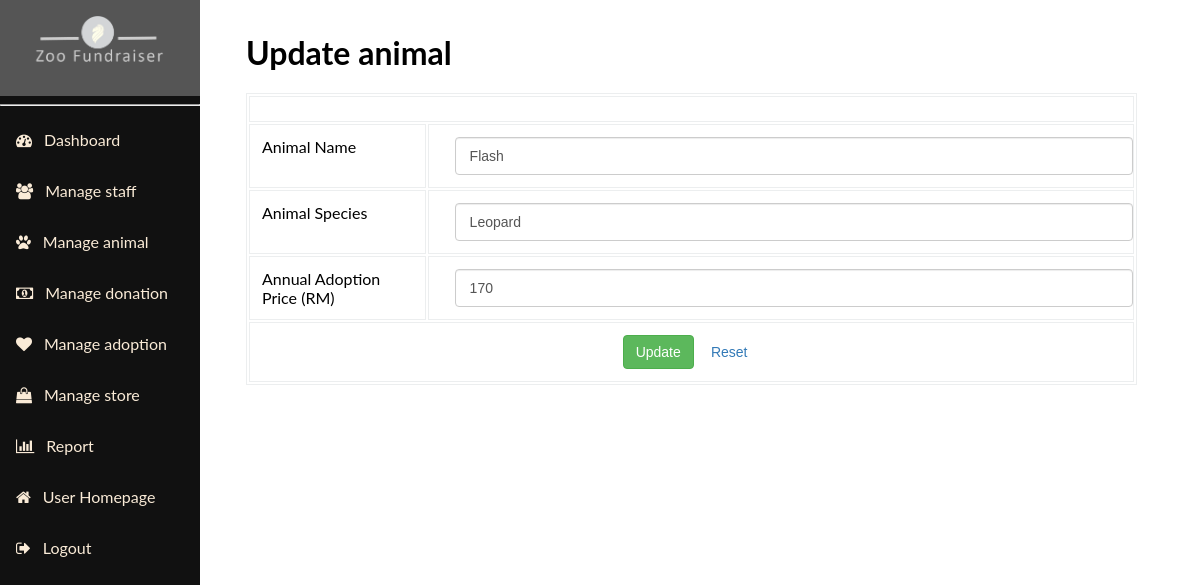
The app's page /source/edit_animal.php?animal_id=1&info=edit_animal (signed in) with its own data.
### tables this page shows
CREATE TABLE `animal` (
  `animal_id` int(5) NOT NULL,
  `animal_name` varchar(20) NOT NULL,
  `animal_species` varchar(50) NOT NULL,
  `annual_adoption_price` int(10) NOT NULL,
  `animal_photo` varchar(255) NOT NULL
);

### source/edit_animal.php (the view, shortened to what this page needs)
<?php
require_once "config.php";
?>
<!DOCTYPE html>
<html>
<head>
	<link href="../css/sidebar.css" rel="stylesheet">
	<link rel="stylesheet" href="https://cdnjs.cloudflare.com/ajax/libs/font-awesome/4.7.0/css/font-awesome.min.css">
	<link href="../css/form-validation.css" rel="stylesheet">
	<link href="../css/album.css" rel="stylesheet">
	<link href="../css/button.css" rel="stylesheet">
	<link href="../css/table.css" rel="stylesheet">
	<link href="../css/form.css" rel="stylesheet">
</head>
<body>
	<div class="sidebar">
		<a style="text-align: center"><img src="../images/logo2.png" style="width: 150px"></a>
		<hr>
		<a href="admin-home.php"><i class="fa fa-tachometer"></i>&emsp;Dashboard</a>
		<a href="adminedit.php"><i class="fa fa-users"></i>&emsp;Manage staff</a>
		<a href="adminadopt.php"><i class="fa fa-paw"></i>&emsp;Manage animal</a>
		<a href="admindonate.php"><i class="fa fa-money"></i>&emsp;Manage donation</a>
		<a href="admin-view-adoption.php"><i class="fa fa-heart"></i>&emsp;Manage adoption</a>
		<a href="adminstore.php"><i class="fa fa-shopping-bag"></i>&emsp;Manage store</a>
		<a href="adminreport.php"><i class="fa fa-bar-chart"></i>&emsp;Report</a>
		<a href="main.php"><i class="fa fa-home"></i>&emsp;User Homepage</a>
		<a href="logout.php"><i class="fa fa-sign-out"></i>&emsp;Logout</a>
	</div>
	<?php
 	$animal_id = $_REQUEST['animal_id'];
 	$sql = "SELECT * FROM animal WHERE animal_id ='$animal_id'";
 	$result = mysqli_query($link,$sql);
 	$rows = mysqli_fetch_array($result);
?>
<form action="edit_animal2.php?animal_id=<?php echo $animal_id; ?>" method="get">
	<div class="content">
		<div style="margin-top: 2em;">
			<h1>Update animal</h1>
		</div>
		<form method="post">
			<table class="table table-bordered" style="width: 95%">
				<Tr>
					<Td colspan="2">
					</Td>
				</Tr>
				<tr>
					<td style="width: 20%">Animal Name </td>
					<Td><input class="form-control" value="<?php echo $rows['animal_name'];?>" type="text" name="animal_name"/>
					</td>
				</tr>
				<tr>
					<td>Animal Species </td>
					<Td><input class="form-control" type="text" value="<?php echo $rows['animal_species'];?>" name="animal_species"/>
					</td>
				</tr>
				<tr>
					<td>Annual Adoption Price (RM) </td>
					<Td><input class="form-control" type="text" value="<?php echo $rows['annual_adoption_price'];?>" name="annual_adoption_price"/>
					</td>
				</tr>
				<tr>
					<Td colspan="2" align="center">
						<input type="submit" class="btn btn-success" value="Update" name="update"/>
						<input type="reset" class="btn btn-link" value="Reset"/>
					</td>
				</tr>
			</table>
		</form>
	</div>
</body>
</html>

### css/sidebar.css (style rules this page uses)
body { margin: 0; font-family: "Lato", sans-serif; }
.sidebar { margin: 0; padding: 0; width: 200px; background-color: #111111; position: fixed; height: 100%; overflow: auto; }
.sidebar a { display: block; color: antiquewhite; padding: 16px; text-decoration: none; }
div.content { margin-left: 230px; padding: 1px 16px; height: 1000px; }

### css/album.css (style rules this page uses)
:root { --jumbotron-padding-y: 3rem; }

### css/button.css (style rules this page uses)
.btn { display: inline-block; margin-bottom: 0; font-weight: normal; text-align: center; white-space: nowrap; vertical-align: middle; -ms-touch-action: manipulation; touch-action: manipulation; cursor: pointer; background-image: none; border: 1px solid transparent; padding: 6px 12px; font-size: 14px; line-height: 1.42857143; border-radius: 4px; -webkit-user-select: none; -moz-user-select: none; -ms-user-select: none; user-select: none; }
.btn-success { color: #ffffff; background-color: #5cb85c; border-color: #4cae4c; }
.btn-link { font-weight: 400; color: #337ab7; border-radius: 0; }
.btn-link, .btn-link:active, .btn-link.active, .btn-link[disabled], fieldset[disabled] .btn-link { background-color: transparent; -webkit-box-shadow: none; box-shadow: none; }
.btn-link, .btn-link:hover, .btn-link:focus, .btn-link:active { border-color: transparent; }

### css/table.css (style rules this page uses)
.table { width: 100%; max-width: 100%; margin-bottom: 1rem; }
.table th, .table td { padding: 0.75rem; vertical-align: top; border-top: 1px solid #eceeef; }
.table-bordered { border: 1px solid #eceeef; }
.table-bordered th, .table-bordered td { border: 1px solid #eceeef; }

### css/form.css (style rules this page uses)
.form-control { display: block; width: 97%; height: 34px; margin-left: 1em; padding-left: 1em ; font-size: 14px; line-height: 1.42857143; color: #555; background-color: #fff; background-image: none; border: 1px solid #ccc; border-radius: 4px; -webkit-box-shadow: inset 0 1px 1px rgba(0, 0, 0, .075); box-shadow: inset 0 1px 1px rgba(0, 0, 0, .075); -webkit-transition: border-color ease-in-out .15s, box-shadow ease-in-out .15s; -o-transition: border-color ease-in-out .15s, box-shadow ease-in-out .15s; -webkit-transition: border-color ease-in-out .15s, -webkit-box-shadow ease-in-out .15s; transition: border-color ease-in-out .15s, -webkit-box-shadow ease-in-out .15s; transition: border-color ease-in-out .15s, box-shadow ease-in-out .15s; transition: border-color ease-in-out .15s, box-shadow ease-in-out .15s, -webkit-box-shadow ease-in-out .15s }

### records on screen
animal: animal_name "Flash", animal_species "Leopard", annual_adoption_price "170"
